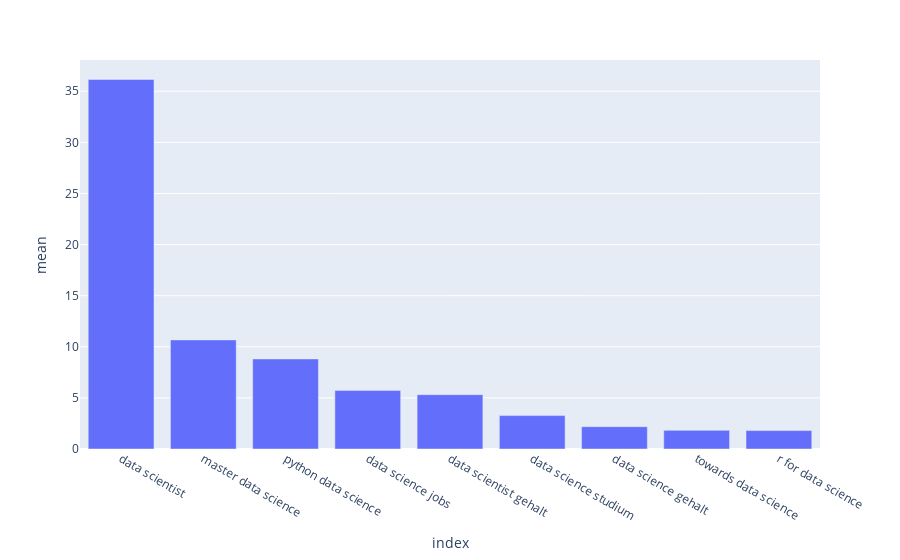

Notebook cell for this chart:
### Code cell
visualize_ranking(df_searchterm_ranking.head(20))

### Figure 1 — Plotly figure (JSON) as saved in the notebook; plotly's stock layout.template omitted (floating-point values rounded to 4 significant figures)
{"data": [{"alignmentgroup": "True", "hovertemplate": "index=%{x}<br>mean=%{y}<extra></extra>", "legendgroup": "", "marker": {"color": "#636efa", "pattern": {"shape": ""}}, "name": "", "offsetgroup": "", "orientation": "v", "showlegend": false, "textposition": "auto", "type": "bar", "x": ["data scientist", "master data science", "python data science", "data science jobs", "data scientist gehalt", "data science studium", "data science gehalt", "towards data science", "r for data science"], "xaxis": "x", "y": [36.15, 10.67, 8.812, 5.735, 5.315, 3.269, 2.185, 1.823, 1.8], "yaxis": "y"}], "layout": {"barmode": "relative", "legend": {"tracegroupgap": 0}, "margin": {"t": 60}, "xaxis": {"anchor": "y", "domain": [0, 1], "title": {"text": "index"}}, "yaxis": {"anchor": "x", "domain": [0, 1], "title": {"text": "mean"}}}}
